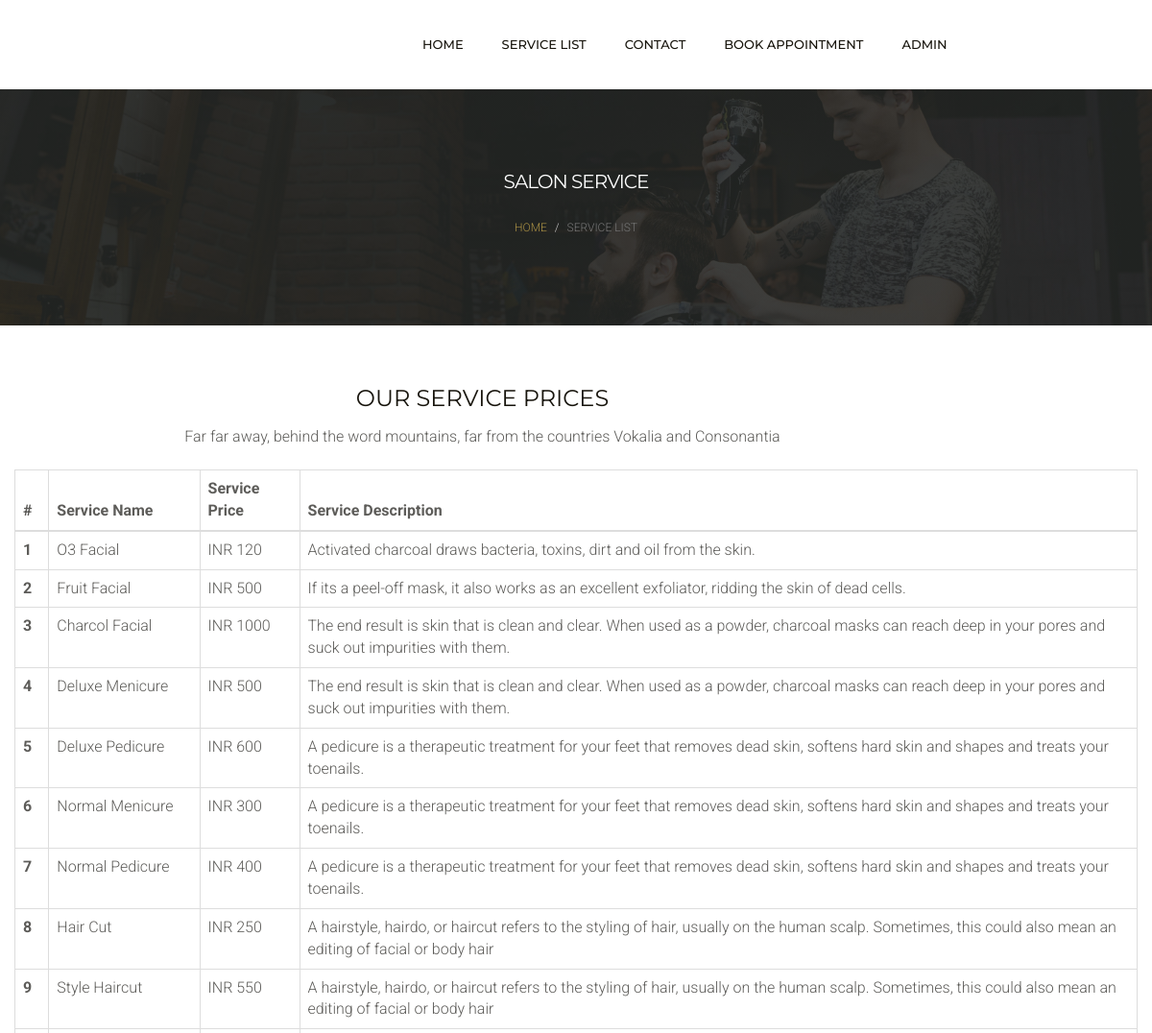
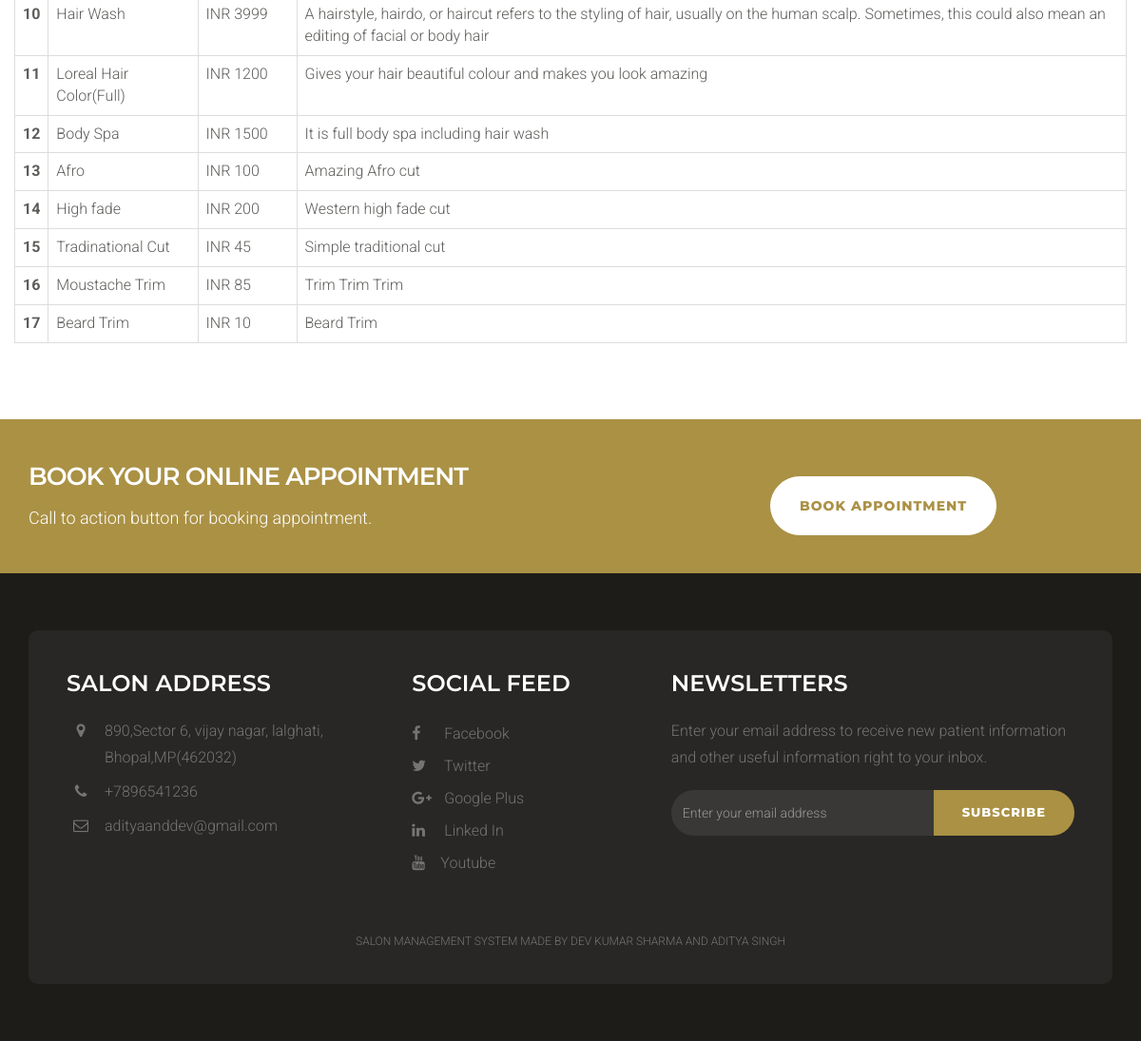
Page /msms/service-list.php on the committed database (2 pictures, top to bottom).
### tables this page shows
CREATE TABLE `tblservices` (
  `ID` int(10) NOT NULL,
  `ServiceName` varchar(200) DEFAULT NULL,
  `Description` mediumtext DEFAULT NULL,
  `Cost` int(10) DEFAULT NULL,
  `CreationDate` timestamp NULL DEFAULT current_timestamp()
);

CREATE TABLE `tblpage` (
  `ID` int(10) NOT NULL,
  `PageType` varchar(200) DEFAULT NULL,
  `PageTitle` mediumtext DEFAULT NULL,
  `PageDescription` mediumtext DEFAULT NULL,
  `Email` varchar(200) DEFAULT NULL,
  `MobileNumber` bigint(10) DEFAULT NULL,
  `UpdationDate` date DEFAULT NULL,
  `Timing` varchar(200) NOT NULL
);

### msms/service-list.php (the view, shortened to what this page needs)
<?php
include('includes/dbconnection.php');
  ?>
<!DOCTYPE html>
<html lang="en">
<head>
    <link href="css/bootstrap.min.css" rel="stylesheet">
    <link href="css/font-awesome.min.css" rel="stylesheet">
    <link href="css/style.css" rel="stylesheet">
</head>
<body>
   <?php include_once('includes/header.php');?>
    <div class="page-header">
        <div class="container">
            <div class="row">
                <div class="col-lg-12 col-md-12 col-sm-12 col-xs-12">
                    <div class="page-caption">
                        <h2 class="page-title">Salon Service</h2>
                        <div class="page-breadcrumb">
                            <ol class="breadcrumb">
                                <li><a href="index.php">Home</a></li>
                                <li class="active">service list</li>
                            </ol>
                        </div>
                    </div>
                </div>
            </div>
        </div>
    </div>
    <div class="content">
        <div class="container">
            <div class="row">
                <div class="col-md-10 heading-section text-center ftco-animate" style="padding-bottom: 20px;">
            <h2 class="mb-4">Our Service Prices</h2>
            <p>Far far away, behind the word mountains, far from the countries Vokalia and Consonantia</p>
          </div>
               <table class="table table-bordered"> <thead> <tr> <th>#</th> <th>Service Name</th> <th>Service Price</th> <th>Service Description</th> </tr> </thead> <tbody>
<?php
$ret=mysqli_query($con,"select *from  tblservices");
$cnt=1;
while ($row=mysqli_fetch_array($ret)) {
?>
             <tr> <th scope="row"><?php echo $cnt;?></th> <td><?php  echo $row['ServiceName'];?></td> <td>INR <?php  echo $row['Cost'];?></td> <td><?php  echo $row['Description'];?></td> </tr>   <?php
$cnt=$cnt+1;
}?></tbody> </table>
            </div>
        </div>
    </div>
    <div class="space-small bg-primary">
        <div class="container">
            <div class="row">
                <div class="col-lg-8 col-sm-7 col-md-8 col-xs-12">
                    <h1 class="cta-title">Book your online appointment</h1>
                    <p class="cta-text"> Call to action button for booking appointment.</p>
                </div>
                <div class="col-lg-4 col-sm-5 col-md-4 col-xs-12">
                    <a href="appointment.php" class="btn btn-white btn-lg mt20">Book Appointment</a>
                </div>
            </div>
        </div>
    </div>
    <?php include_once('includes/footer.php');?>
</body>
</html>

### msms/includes/header.php (shortened to what this page needs)
<div class="header">
        <div class="container">
            <div class="row">
                <div class="col-lg-4 col-md-4 col-sm-12 col-xs-12">
                </div>
                <div class="col-lg-8 col-md-4 col-sm-12 col-xs-12">
                    <div class="navigation">
                        <div id="navigation">
                            <ul>
                                <li class="active"><a href="index.php" title="Home">Home</a></li>
                                <li><a href="service-list.php" title="Service List">Service List</a>
                                </li>
                                <li><a href="contact.php" title="Contact Us">Contact</a> </li>
                                <li><a href="appointment.php" title="Styleguide">Book Appointment</a> </li>
                                <li><a href="admin/index.php" title="Contact Us">Admin</a> </li>
                            </ul>
                        </div>
                    </div>
                </div>
            </div>
        </div>
    </div>

### msms/includes/footer.php (shortened to what this page needs)
<?php
include('includes/dbconnection.php');
  ?>
<div class="footer">
        <div class="container">
            <div class="footer-block">
                <div class="row">
                    <div class="col-lg-4 col-md-4 col-sm-6 col-xs-12">
                        <div class="footer-widget">
                            <h2 class="widget-title">Salon Address</h2>
                            <ul class="listnone contact">
                                <?php
$ret=mysqli_query($con,"select * from tblpage where PageType='contactus' ");
while ($row=mysqli_fetch_array($ret)) {
?>
                                <li><i class="fa fa-map-marker"></i> <?php  echo $row['PageDescription'];?> </li>
                                <li><i class="fa fa-phone"></i> +<?php  echo $row['MobileNumber'];?></li>
                                <li><i class="fa fa-envelope-o"></i>  <?php  echo $row['Email'];?></li><?php } ?>
                            </ul>
                        </div>
                    </div>
                    <div class="col-lg-3 col-md-3 col-sm-6 col-xs-12">
                        <div class="footer-widget footer-social">
                            <h2 class="widget-title">Social Feed</h2>
                            <ul class="listnone">
                                <li>
                                    <a href="#"> <i class="fa fa-facebook"></i> Facebook </a>
                                </li>
                                <li><a href="#"><i class="fa fa-twitter"></i> Twitter</a></li>
                                <li><a href="#"><i class="fa fa-google-plus"></i> Google Plus</a></li>
                                <li><a href="#"><i class="fa fa-linkedin"></i> Linked In</a></li>
                                <li>
                                    <a href="#"> <i class="fa fa-youtube"></i>Youtube</a>
                                </li>
                            </ul>
                        </div>
                    </div>
                    <div class="col-lg-5 col-md-5 col-sm-12 col-xs-12">
                        <div class="footer-widget widget-newsletter">
                            <h2 class="widget-title">Newsletters</h2>
                            <p>Enter your email address to receive new patient information and other useful information right to your inbox.</p>
                            <form method="post">
                            <div class="input-group">
                                <input type="text" class="form-control" placeholder="Enter your email address" name="email">
                                <span class="input-group-btn">
                            <button class="btn btn-default" type="submit" value="submit" name="sub">Subscribe</button>
                            </span>
                            </div></form>
                        </div>
                    </div>
                </div>
                <div class="tiny-footer">
                    <div class="row">
                        <div class="col-lg-12 col-md-12 col-sm-12 col-xs-12">
                            <div class="copyright-content">
                                <p>Salon Management System Made By Dev Kumar Sharma And Aditya Singh</p>
                            </div>
                        </div>
                    </div>
                </div>
            </div>
        </div>
    </div>

### rows in the picture
tblservices: ServiceName "O3 Facial", Cost "120", Description "Activated charcoal draws bacteria, toxins, dirt and oil from the skin."
tblservices: ServiceName "Fruit Facial", Cost "500", Description "If its a peel-off mask, it also works as an excellent exfoliator, ridding the skin of dead cells."
tblservices: ServiceName "Charcol Facial", Cost "1000", Description "The end result is skin that is clean and clear. When used as a powder, charcoal masks can reach deep in your pores and suck out impurities with them."
tblservices: ServiceName "Deluxe Menicure", Cost "500", Description "The end result is skin that is clean and clear. When used as a powder, charcoal masks can reach deep in your pores and suck out impurities with them."
tblservices: ServiceName "Deluxe Pedicure", Cost "600", Description "A pedicure is a therapeutic treatment for your feet that removes dead skin, softens hard skin and shapes and treats your toenails."
tblservices: ServiceName "Normal Menicure", Cost "300", Description "A pedicure is a therapeutic treatment for your feet that removes dead skin, softens hard skin and shapes and treats your toenails."
tblservices: ServiceName "Normal Pedicure", Cost "400", Description "A pedicure is a therapeutic treatment for your feet that removes dead skin, softens hard skin and shapes and treats your toenails."
tblservices: ServiceName "Hair Cut", Cost "250", Description "A hairstyle, hairdo, or haircut refers to the styling of hair, usually on the human scalp. Sometimes, this could also mean an editing of facial or body hair"
tblservices: ServiceName "Style Haircut", Cost "550", Description "A hairstyle, hairdo, or haircut refers to the styling of hair, usually on the human scalp. Sometimes, this could also mean an editing of facial or body hair"
tblservices: ServiceName "Hair Wash", Cost "3999", Description "A hairstyle, hairdo, or haircut refers to the styling of hair, usually on the human scalp. Sometimes, this could also mean an editing of facial or body hair"
tblservices: ServiceName "Loreal Hair Color(Full)", Cost "1200", Description "Gives your hair beautiful colour and makes you look amazing"
tblservices: ServiceName "Body Spa", Cost "1500", Description "It is full body spa including hair wash"
tblservices: ServiceName "Afro", Cost "100", Description "Amazing Afro cut"
tblservices: ServiceName "High fade", Cost "200", Description "Western high fade cut"
tblservices: ServiceName "Tradinational Cut", Cost "45", Description "Simple traditional cut"
tblservices: ServiceName "Moustache Trim", Cost "85", Description "Trim Trim Trim"
tblservices: ServiceName "Beard Trim", Cost "10", Description "Beard Trim"
tblpage: PageDescription "890,Sector 6, vijay nagar, lalghati, Bhopal,MP(462032)", MobileNumber "7896541236", Email "adityaanddev@gmail.com"
